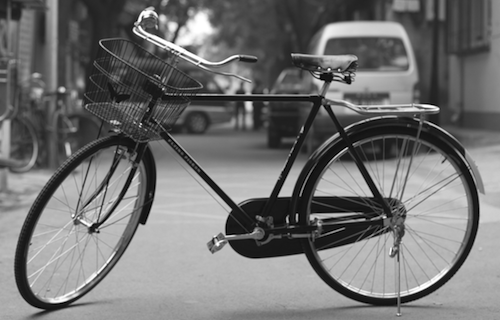
#> input picture computer_vision/images/bicycle.png, 500 x 320 px
$ python 04_add_sub_blend_images.py
#> lines starting #> are read from the running program, lines starting #| are printed output that depends on the picture
import numpy as np
import time
import cv2


bicycle = cv2.imread('images/bicycle.png', 0)
#> bicycle is the input picture: shape (320, 500); min 0, max 255, mean 114.2
dolphin = cv2.imread('images/dolphin.png', 0)
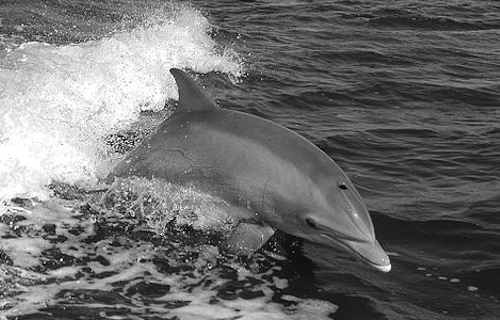
#> input picture computer_vision/images/dolphin.png, 500 x 320 px
#> dolphin is the input picture: shape (320, 500); min 0, max 255, mean 109.1
coins = cv2.imread('images/coins.png', 0)
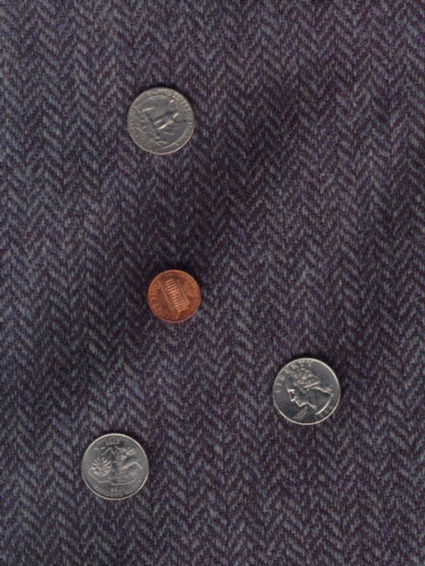
#> input picture computer_vision/images/coins.png, 425 x 566 px
#> coins: shape (566, 425); min 0, max 231, mean 62.7

# [4 lines of commented-out code are left out]


# [55 lines left out: functions diff_between_numpy_cv, add_images, substract_images, averaging_images, not called in this run]


def blend_images(img_1, img_2):
    """
    Alpha blending via the blending function cv2.addWeighted
    公式: g(x) = (1 - alpha)f_0(x) + alphaf_1(x)

    通过变换 Alpha 值, 区间[0, 1], 可以在两个图片间切换.
    注意:  alpha + beta = 1
          alpha => [0, 1]
          beta  => [0, 1]
    公式:  dst = alpha * img1 + beta * img2 + gamma
    gamma 相当于 Add 里的 scalar. 会增加亮度.
    """
    window_name = 'Alpha Blending Image'
    cv2.namedWindow(window_name)
    for alpha in range(0, 10, 1):
        alpha_blending = cv2.addWeighted(img_1, alpha / 10., dolphin,
                                         (10 - alpha) / 10., 0)
        cv2.imshow(window_name, alpha_blending)
        key = cv2.waitKey(0) & 0xff
        if key == 27:
            cv2.destroyAllWindows()
            break
#> this loop made 1 pass; (key Esc is pressed on pass 1)


    cv2.destroyAllWindows()


blend_images(bicycle, dolphin)
